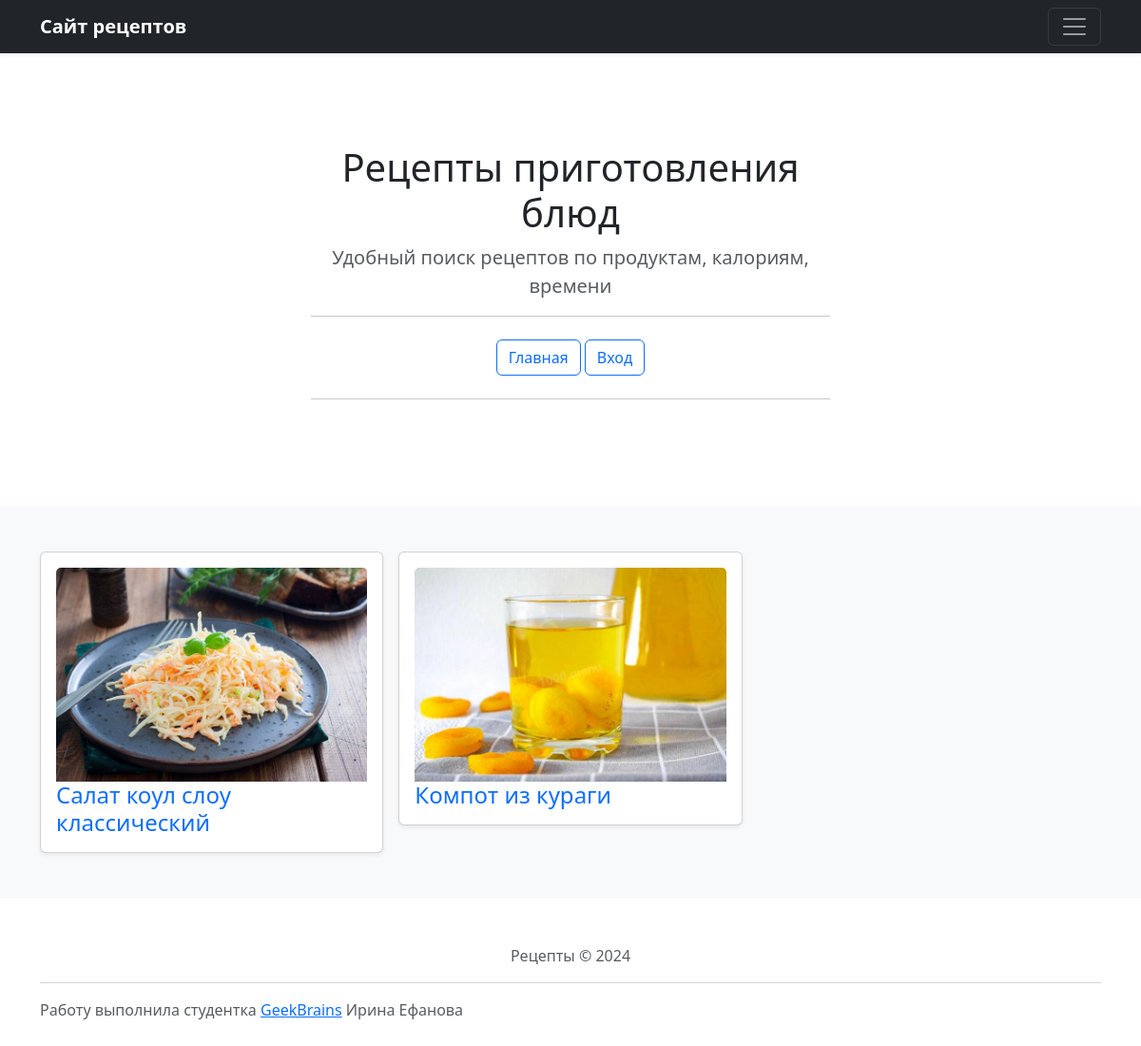
The page / on the database its author committed.
### mainapp/models.py (models this page shows, shortened)
class Recipe(models.Model):
    title = models.CharField(max_length=200, verbose_name='Название')
    description = models.TextField(verbose_name='Описание')
    ingredients = models.TextField(verbose_name='Ингредиенты')
    cooking_steps = models.TextField(verbose_name='Шаги приготовления')
    cooking_time = models.CharField(max_length=20, verbose_name='Время приготовления')
    img = models.ImageField(upload_to='recipe', blank=True, null=True, verbose_name='Изображение', validators=[
        FileExtensionValidator(allowed_extensions=('png', 'jpg', 'webp', 'jpeg', 'gif'))])
    author = models.ForeignKey(to=User, on_delete=models.CASCADE, verbose_name='автор')
    category = models.ManyToManyField(Category, verbose_name='Категория')
    calories = models.CharField(max_length=10, verbose_name='Калорийность')
    portions = models.CharField(max_length=2, verbose_name='Количество порций')
    is_active = models.BooleanField(default=True, verbose_name='Активен')
    objects = Manager()
    class Meta:
        verbose_name = 'рецепт'
        verbose_name_plural = 'рецепты'

### mainapp/views.py (the view)
# urls.py: path('', mainapp.index, name='home'),
def index(request):
    recipes = Recipe.objects.all()[:5]
    context = {
        'title': 'Главная страница',
        'recipes': recipes
    }
    return render(request, 'mainapp/index.html', context=context)

### mainapp/templates/mainapp/index.html
{% extends 'base.html' %}
{% load static %}
{% block menu %}
    {% include 'mainapp/includes/inc_header_menu.html' %}
{% endblock menu %}
{% block content %}
    <main>
        <section class="py-5 text-center container">
            <div class="row py-lg-5">
                <div class="col-lg-6 col-md-8 mx-auto">
                    <h1 class="fw-light">Рецепты приготовления блюд</h1>
                    <p class="lead text-body-secondary">
                        Удобный поиск рецептов по продуктам, калориям, времени
                    </p>
                    <p>
                        {% include 'mainapp/includes/inc_main_menu.html' %}
                    </p>
                </div>
            </div>
        </section>
        <div class="album py-5 bg-body-tertiary">
            <div class="container">
                <div class="row row-cols-1 row-cols-sm-2 row-cols-md-3 g-3">
                    {% for recipe in recipes %}
                        <div class="col">
                            <div class="card shadow-sm">
                                <div class="card-body">
                                    {% if recipe.img %}
                                        <img class="bd-placeholder-img card-img-top" width="100%" height="225"
                                             src="{{ recipe.img.url }}" alt="">
                                    {% else %}
                                        <img class="bd-placeholder-img card-img-top" width="100%" height="225"
                                             src="{% static 'img/no-foto.jpeg' %}">
                                    {% endif %}
                                    <div>
                                        <a href="{% url 'mainapp:read_recipe' recipe.id %}"
                                           style="text-decoration: none;"><h4 class="card-text">{{ recipe.title }}</h4>
                                        </a>
                                    </div>
                                </div>
                            </div>
                        </div>
                    {% endfor %}
                </div>
            </div>
        </div>
    </main>
{% endblock content %}

### templates/base.html (shortened to what this page needs)
{% load static %}
<!DOCTYPE html>
<html lang="ru" class="h-100">
<head>
    {% block css %}
        <link href="https://cdn.jsdelivr.net/npm/bootstrap@5.3.0/dist/css/bootstrap.min.css" rel="stylesheet"
>
    {% endblock css %}
</head>
<body class="d-flex flex-column h-100">
{% block menu %}
{% endblock menu %}
{% block content %}
{% endblock content %}
{% block futer %}
    <footer class="text-body-secondary py-5">
        <div class="container">
            <p class="text-center mb-1">Рецепты © 2024</p>
            <hr>
            <p class="mb-0">Работу выполнила студентка <a href="https://gb.ru/">GeekBrains</a> Ирина Ефанова</p>
        </div>
    </footer>
{% endblock futer %}
</body>
</html>

### mainapp/templates/mainapp/includes/inc_header_menu.html (shortened to what this page needs)
<header data-bs-theme="dark">
    <div class="navbar navbar-dark bg-dark shadow-sm">
        <div class="container">
            <a href="#" class="navbar-brand d-flex align-items-center">
                <strong>Сайт рецептов</strong>
            </a>
            <button class="navbar-toggler" type="button" data-bs-toggle="collapse" data-bs-target="#navbarHeader"
                    aria-controls="navbarHeader" aria-expanded="false" aria-label="Toggle navigation">
                <span class="navbar-toggler-icon"></span>
            </button>
        </div>
    </div>
</header>

### mainapp/templates/mainapp/includes/inc_main_menu.html (shortened to what this page needs)
<hr>
<a href="{% url 'mainapp:home' %}" class="btn btn-outline-primary my-2">Главная</a>
{% if not user.is_authenticated %}
    <a href="{% url 'authapp:login' %}" class="btn btn-outline-primary my-2">Вход</a>
{% else %}
    <a href="{% url 'mainapp:add_recipe' %}" class="btn btn-outline-primary my-2">Добавить рецепт</a>
    <a href="{% url 'authapp:logout' %}" class="btn btn-outline-primary my-2">Выход</a>
    <a href="{% url 'authapp:edit' %}" class="btn btn-outline-secondary my-2">
        {{ user.username|default:'Пользователь' }}
    </a>
{% endif %}
<hr>

### rows shown on the page
Recipe: img (picture), title "Салат коул слоу классический"
Recipe: img (picture), title "Компот из кураги"
